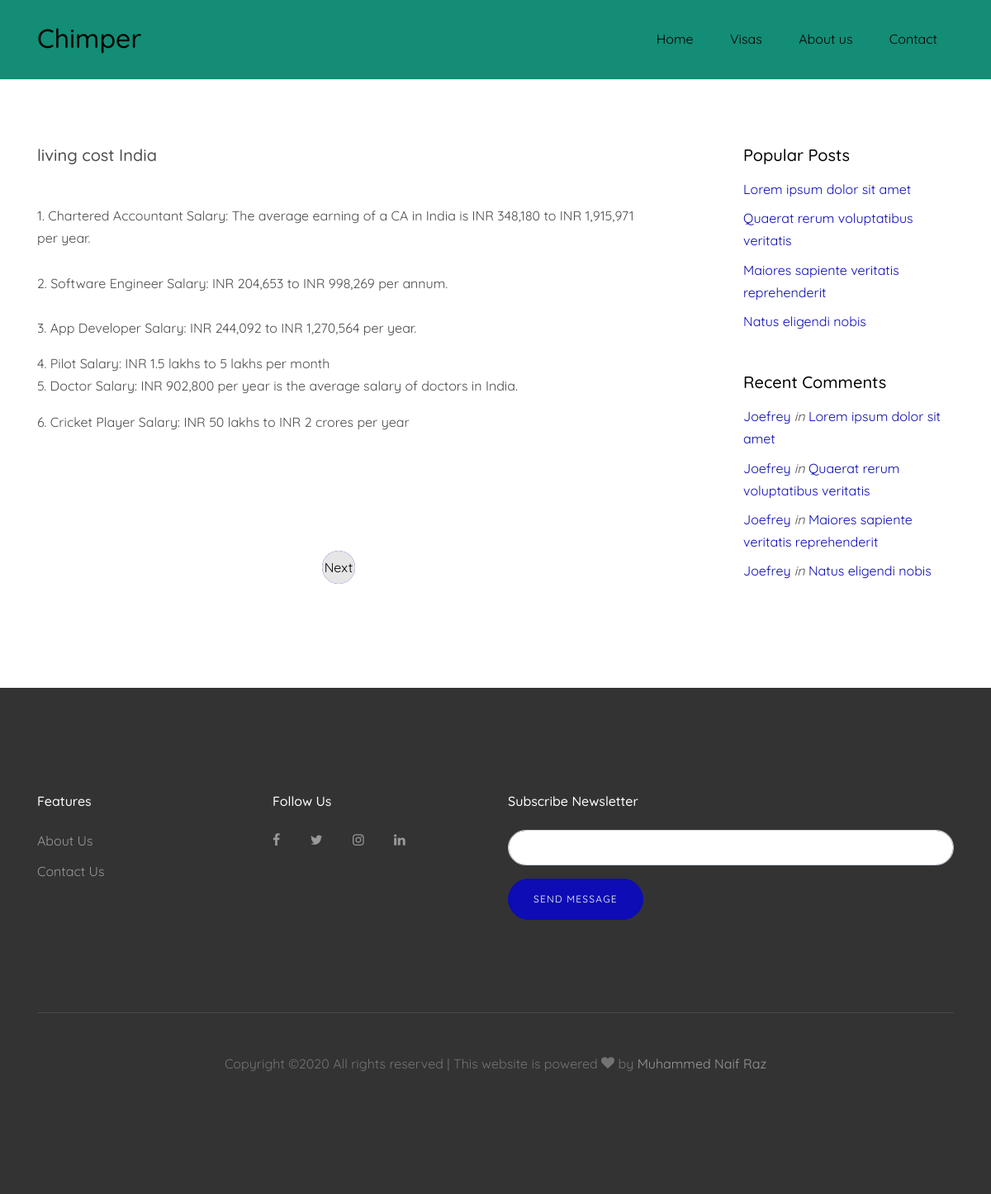
Screenshot of /earning/1 with the database file from the repository.
### blogapp/models.py (models this page shows, shortened)
class earning(models.Model):
    article_author=models.ForeignKey(author,on_delete=models.CASCADE)
    title=models.CharField(max_length=100)
    body = RichTextField()
    posted_on = models.DateTimeField(auto_now=False, auto_now_add=True)
    updated_on = models.DateTimeField(auto_now=True, auto_now_add=False)

### blogapp/views.py (the view)
# urls.py: path('earning/<int:id>', views.earning, name="blog5"),
def earning(request,id):
    post = get_object_or_404(EarningClass,pk=id)
    first = EarningClass.objects.first()
    last = EarningClass.objects.last()
    context = {
        "post": post,
        "first": first,
        "last": last
    }
    return render(request, "blog5.html",context)

### templates/blog5.html (shortened to what this page needs)
{% extends 'base.html' %}
{% load static %}
    {% block content %}
    <section class="site-section">
      <div class="container">
        <div class="row">
          <div class="col-md-8">
            <div class="row mb-5">
              <div class="col-md-12 col-lg-12 mb-4 mb-lg-4">
                <div class="h-entry">
                <h2> living cost {{ post.title }}    </h2>
                  </div>
              </div>
              <div class="col-md-12 col-lg-12 mb-4 mb-lg-4">
                <div class="h-entry">
                  <p>{{ post.body|safe }}</p>
                </div>
              </div>
            </div>
            <div class="row">
              <div class="col-12">
                <div class="custom-pagination text-center">
                 {% if post.id < last.id %}
             <a href="{% url 'blog5' id=post.id|add:'1' %}"><span>Next </span></a>
                     {% endif %}
                </div>
              </div>
            </div>
          </div>
          <div class="col-md-3 ml-auto">
            <div class="mb-5">
              <h3 class="h5 text-black mb-3">Popular Posts</h3>
              <ul class="list-unstyled">
                <li class="mb-2"><a href="#">Lorem ipsum dolor sit amet</a></li>
                <li class="mb-2"><a href="#">Quaerat rerum voluptatibus veritatis</a></li>
                <li class="mb-2"><a href="#">Maiores sapiente veritatis reprehenderit</a></li>
                <li class="mb-2"><a href="#">Natus eligendi nobis</a></li>
              </ul>
            </div>
            <div class="mb-5">
              <h3 class="h5 text-black mb-3">Recent Comments</h3>
              <ul class="list-unstyled">
                <li class="mb-2"><a href="#">Joefrey</a> <em>in</em> <a href="#">Lorem ipsum dolor sit amet</a></li>
                <li class="mb-2"><a href="#">Joefrey</a> <em>in</em> <a href="#">Quaerat rerum voluptatibus veritatis</a></li>
                <li class="mb-2"><a href="#">Joefrey</a> <em>in</em> <a href="#">Maiores sapiente veritatis reprehenderit</a></li>
                <li class="mb-2"><a href="#">Joefrey</a> <em>in</em> <a href="#">Natus eligendi nobis</a></li>
              </ul>
            </div>
          </div>
        </div>
    </section>
{% endblock %}

### blogapp/static/css/mystyle.css (style rules this page uses)
* { box-sizing: border-box; }

### rows the page displays
earning: title "India", body "1. Chartered Accountant Salary: The average earning of a CA in India is INR 348,180 to INR 1,915,971 per year. 2. Software Engineer Salary: INR 204,653 to INR 998,269 per annum. 3. App Developer Salary: INR 244,092 to INR 1,270,564 per year. 4. Pilot Salary: INR 1.5 lakhs to 5 lakhs per month 5. Doctor Salary: INR 902,800 per year is the average salary of doctors in India. 6. Cricket Player Salary: INR 50 lakhs to INR 2 crores per year"
